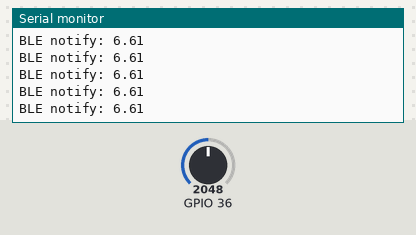
Recording of a sketch running on a simulated ESP32. On the bench: the last lines printed to the serial monitor. Inputs (shaded band) come from the test bench; at power-on: GPIO 36 = 2048. Nothing arrives over Bluetooth unless stated.

Above: at 1.2 s.
1.3 s: GPIO 36 set to 2866
At 1.56 s:
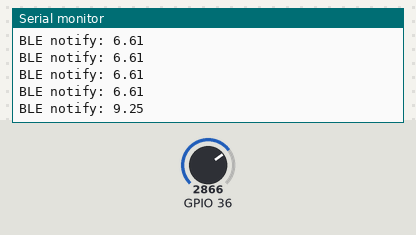
2.8 s: GPIO 36 set to 3603
At 2.96 s:
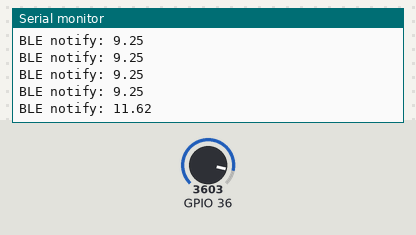
Timing chart, 0 to 5.8 s (numbered marks = the images above; inputs shaded):
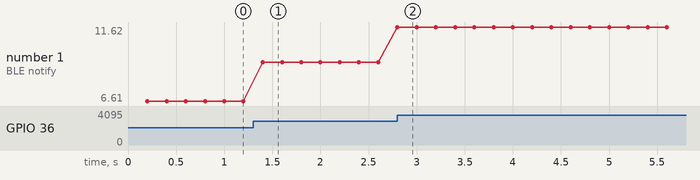

Measured:
- after the input at 1.3 s, the serial monitor: prints a new line after 0.10 s (image 1)
- after the input at 2.8 s, the serial monitor: prints a new line at once (image 2)
- plotted number 1: 6.61 → 9.25 after the input at 1.3 s, 9.25 → 11.62 after the input at 2.8 s

The sketch:

ble_notify_sensor.ino
```cpp
// snippet: ble_notify_sensor
// tags: ble, bluetooth, peripheral, arduinoble, notify, sensor, characteristic, stream
// boards: nano33iot
// library: ArduinoBLE
// description: BLE peripheral that notifies a float value every 200ms (e.g. sensor data)
// prompts: BLE notify, Bluetooth sensor streaming, ArduinoBLE notify, BLE peripheral, stream sensor over BLE, BLE characteristic notify
// exact-include: ArduinoBLE.h
// not-tags: esp32, nimble, nimbledevice, esp32ble, bledevice

#include <ArduinoBLE.h>

BLEService sensorService("1101");
BLEFloatCharacteristic valueChar("2101", BLERead | BLENotify);

unsigned long prevMs = 0;

void setup() {
  Serial.begin(9600);
  if (!BLE.begin()) {
    Serial.println("BLE init failed");
    while (1);
  }
  BLE.setLocalName("SensorNode");
  BLE.setAdvertisedService(sensorService);
  sensorService.addCharacteristic(valueChar);
  BLE.addService(sensorService);
  valueChar.writeValue(0.0);
  BLE.advertise();
}

void loop() {
  BLE.poll();
  unsigned long now = millis();
  if (now - prevMs < 200) return;
  prevMs = now;

  float val = analogRead(A0) * (3.3 / 1023.0);
  valueChar.writeValue(val);
  Serial.print("BLE notify: ");
  Serial.println(val);
}
```
